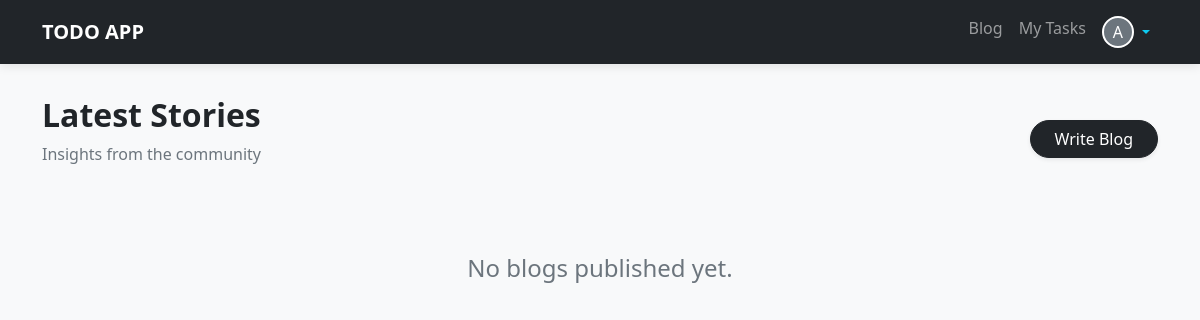
Before: /blog/ (signed in) with the older database file.
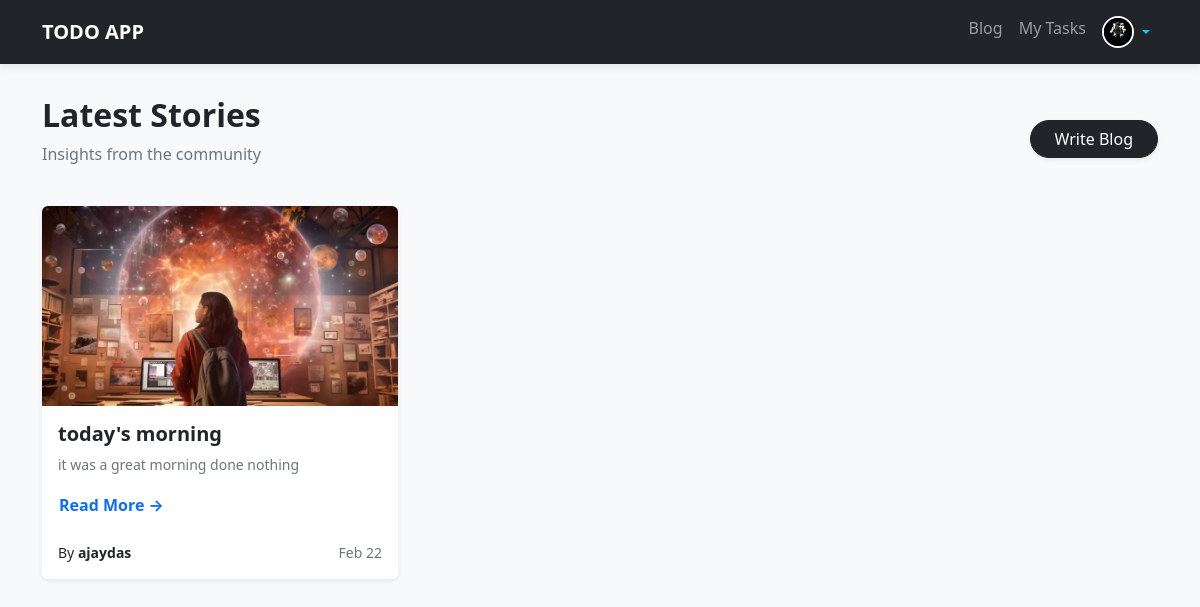
After: the same page with the newer database file.
### blog/models.py (models this page shows, shortened)
class Profile(models.Model):
    user = models.OneToOneField(User, on_delete=models.CASCADE)
    profile_pic = models.ImageField(upload_to="images/")
    phone = models.PositiveBigIntegerField()

class Blog(models.Model):
    title = models.CharField(max_length=15)
    content = models.TextField(help_text="Enter the Blog Content")
    image = models.ImageField(upload_to="images/blog", null=True,blank=True,default=None)
    status = models.CharField(max_length=2, choices=BLOG_STATUS)
    user = models.ForeignKey(User, on_delete=models.CASCADE)
    created_at = models.DateTimeField(auto_now_add=True)
    updated_at = models.DateTimeField(auto_now=True)
    likes = models.ManyToManyField(User,related_name="blog_likes")
    class Meta:
        ordering = ['-updated_at', '-created_at']

### blog/views.py (the view)
# urls.py: path("", views.index, name="blog.index"),
def index(request: HttpRequest):
    blogs = Blog.objects.filter(status="A")
    return render(request, "blog/blog.index.html", {'blogs': blogs})

### blog/templates/blog/blog.index.html (shortened to what this page needs)
{% extends 'base.html' %}
{% load static %}
{% block mainContent %}
<div class="row mb-4 align-items-center">
    <div class="col">
        <h2 class="fw-bold">Latest Stories</h2>
        <p class="text-muted">Insights from the community</p>
    </div>
    <div class="col-auto">
        <a href="{% url 'blog:blog.create' %}" class="btn btn-dark rounded-pill px-4 shadow-sm">Write Blog</a>
    </div>
</div>
<div class="row g-4">
    {% for blog in blogs %}
    <div class="col-md-6 col-lg-4">
        <div class="card h-100 shadow-sm border-0 overflow-hidden">
            <div style="height: 200px;">
                {% if blog.image %}
                    <img src="{{ blog.image.url }}" class="w-100 h-100" style="object-fit: cover;" alt="Blog Cover">
                {% else %}
                    <img src="{% static 'images/default_image.png' %}" class="w-100 h-100" style="object-fit: cover;" alt="Default Cover">
                {% endif %}
            </div>
            <div class="card-body">
                <h5 class="card-title fw-bold">{{ blog.title }}</h5>
                <p class="card-text text-muted small">
                    {{ blog.content | truncatechars:100 }}
                </p>
                <a href="{% url 'blog:blog.show' blog.id %}" class="btn btn-link p-0 text-decoration-none fw-bold">Read More →</a>
            </div>
            <div class="card-footer bg-white border-0 d-flex justify-content-between align-items-center pb-3">
                <small class="text-dark">By <strong>{{ blog.user.username }}</strong></small>
                <small class="text-muted">{{ blog.created_at|date:"M d" }}</small>
            </div>
        </div>
    </div>
    {% empty %}
    <div class="col-12 text-center py-5">
        <h4 class="text-muted">No blogs published yet.</h4>
    </div>
    {% endfor %}
</div>
{% endblock %}

### templates/base.html (shortened to what this page needs)
{% load static %}
<!DOCTYPE html>
<html lang="en">
<head>
    <link rel="stylesheet" href="{% static 'bootstrap5/css/bootstrap.min.css' %}">
</head>
<body>
    <nav class="navbar navbar-expand-lg navbar-dark bg-dark">
        <div class="container">
            <a class="navbar-brand fw-bold" href="/">TODO APP</a>
            <div class="collapse navbar-collapse justify-content-end">
                <ul class="navbar-nav">
                    <li class="nav-item">
                        <a class="nav-link" href="{% url 'blog:blog.index' %}">Blog</a>
                    </li>
                    {% if request.user.is_authenticated %}
                    <li class="nav-item">
                        <a class="nav-link" href="{% url 'todos:todos.index' %}">My Tasks</a>
                    </li>
                    <li class="nav-item dropdown">
                        <a class="nav-link dropdown-toggle text-info d-flex align-items-center" href="#"
                            id="userDropdown" role="button" data-bs-toggle="dropdown">
                            {% if user.profile.profile_pic %}
                            <img src="{{ user.profile.profile_pic.url }}" alt="{{ user.username }}"
                                class="rounded-circle me-1"
                                style="width: 32px; height: 32px; object-fit: cover; border: 2px solid white;">
                            {% else %}
                            <div class="rounded-circle bg-secondary text-white d-flex justify-content-center align-items-center me-1"
                                style="width: 32px; height: 32px; font-size: 1rem; border: 2px solid white;">
                                {{ user.username|make_list|first|upper }}
                            </div>
                            {% endif %}
                        </a>
                    </li>
                    {% else %}
                    <li class="nav-item">
                        <a class="nav-link" href="{% url 'authentication:login' %}">Login</a>
                    </li>
                    {% endif %}
                </ul>
            </div>
        </div>
    </nav>
    <main class="container main-container">
        {% block mainContent %}{% endblock %}
    </main>
</body>
</html>

Changed rows visible on the page:
added Blog: image (picture), title "today's morning", content "it was a great morning done nothing", user.username "ajaydas", created_at "Feb 22"
Other visible differences:
{{ user.username|make_list|first|upper }}: "A" → (not shown)
text no longer shown: "No blogs published yet."
